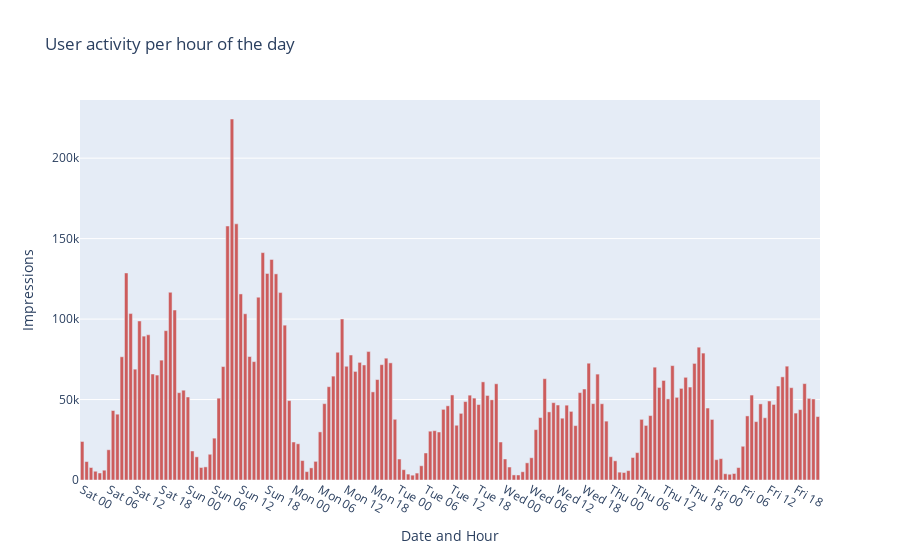

The notebook cell this image was saved under:
### Markdown cell above
Bar chart of impressions per hour and day

### Code cell
fig = go.Figure()
fig.add_trace(go.Bar(x=traffic_per_hour["date_hour"], y=traffic_per_hour["impressions"],
                    marker_color='indianred',
                    name='Impressions'))

fig.update_layout(
    title="User activity per hour of the day",
    xaxis_title="Date and Hour",
    yaxis_title="Impressions"
)
fig.update_xaxes(
    tickformat="%a %H",
    nticks = int(len(traffic_per_hour["date_hour"])/5)
)

fig.show()

### Figure 1 — Plotly figure (JSON) as saved in the notebook; plotly's stock layout.template omitted (floating-point values rounded to 4 significant figures; data arrays with more than 128 entries replaced by an {"elided": "..."} marker saying what was removed)
{"data": [{"marker": {"color": "indianred"}, "name": "Impressions", "type": "bar", "x": {"elided": "168 str values"}, "y": {"elided": "168 int values"}}], "layout": {"title": {"text": "User activity per hour of the day"}, "xaxis": {"nticks": 33, "tickformat": "%a %H", "title": {"text": "Date and Hour"}}, "yaxis": {"title": {"text": "Impressions"}}}}
